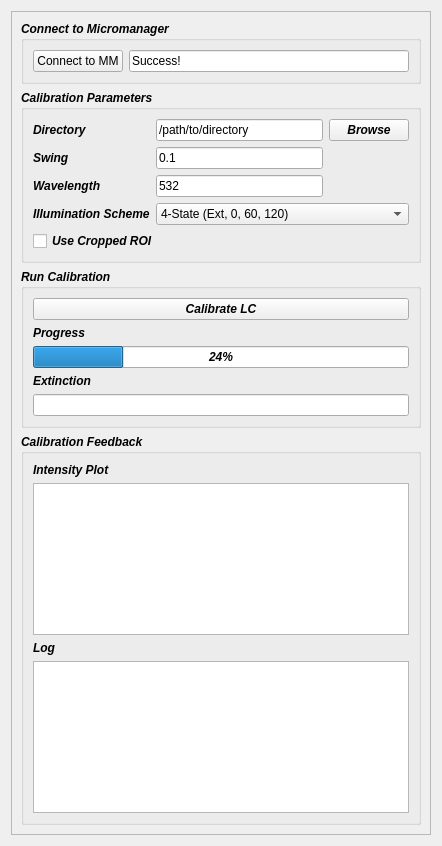
<?xml version="1.0" encoding="UTF-8"?>
<ui version="4.0">
 <class>Form</class>
 <widget class="QWidget" name="Form">
  <property name="geometry">
   <rect>
    <x>0</x>
    <y>0</y>
    <width>442</width>
    <height>846</height>
   </rect>
  </property>
  <property name="windowTitle">
   <string>Form</string>
  </property>
  <layout class="QVBoxLayout" name="verticalLayout_3">
   <item>
    <widget class="QScrollArea" name="scrollArea">
     <property name="widgetResizable">
      <bool>true</bool>
     </property>
     <widget class="QWidget" name="scrollAreaWidgetContents">
      <property name="geometry">
       <rect>
        <x>0</x>
        <y>0</y>
        <width>416</width>
        <height>820</height>
       </rect>
      </property>
      <layout class="QGridLayout" name="gridLayout">
       <item row="3" column="0">
        <widget class="QGroupBox" name="calib_params">
         <property name="font">
          <font>
           <weight>75</weight>
           <italic>true</italic>
           <bold>true</bold>
          </font>
         </property>
         <property name="title">
          <string>Calibration Parameters</string>
         </property>
         <layout class="QGridLayout" name="gridLayout_2">
          <item row="0" column="0">
           <widget class="QLabel" name="label_dir">
            <property name="text">
             <string>Directory</string>
            </property>
           </widget>
          </item>
          <item row="2" column="0">
           <widget class="QLabel" name="label_swing">
            <property name="text">
             <string>Swing</string>
            </property>
           </widget>
          </item>
          <item row="3" column="0">
           <widget class="QLabel" name="label_wavelength">
            <property name="text">
             <string>Wavelength</string>
            </property>
           </widget>
          </item>
          <item row="4" column="0">
           <widget class="QLabel" name="label_scheme">
            <property name="text">
             <string>Illumination Scheme</string>
            </property>
           </widget>
          </item>
          <item row="5" column="0" colspan="2">
           <widget class="QCheckBox" name="chb_use_roi">
            <property name="text">
             <string>Use Cropped ROI</string>
            </property>
           </widget>
          </item>
          <item row="3" column="1">
           <widget class="QLineEdit" name="lineEdit">
            <property name="font">
             <font>
              <weight>50</weight>
              <italic>false</italic>
              <bold>false</bold>
             </font>
            </property>
            <property name="text">
             <string>532</string>
            </property>
           </widget>
          </item>
          <item row="0" column="1">
           <widget class="QLineEdit" name="le_directory">
            <property name="font">
             <font>
              <weight>50</weight>
              <italic>false</italic>
              <bold>false</bold>
             </font>
            </property>
            <property name="text">
             <string>/path/to/directory</string>
            </property>
           </widget>
          </item>
          <item row="0" column="2">
           <widget class="QPushButton" name="qbutton_browse">
            <property name="autoFillBackground">
             <bool>false</bool>
            </property>
            <property name="text">
             <string>Browse</string>
            </property>
            <property name="checkable">
             <bool>false</bool>
            </property>
            <property name="default">
             <bool>false</bool>
            </property>
           </widget>
          </item>
          <item row="2" column="1">
           <widget class="QLineEdit" name="le_swing">
            <property name="font">
             <font>
              <weight>50</weight>
              <italic>false</italic>
              <bold>false</bold>
             </font>
            </property>
            <property name="text">
             <string>0.1</string>
            </property>
           </widget>
          </item>
          <item row="4" column="1" colspan="2">
           <widget class="QComboBox" name="cb_calib_scheme">
            <property name="font">
             <font>
              <weight>50</weight>
              <italic>false</italic>
              <bold>false</bold>
             </font>
            </property>
            <item>
             <property name="text">
              <string>4-State (Ext, 0, 60, 120)</string>
             </property>
            </item>
            <item>
             <property name="text">
              <string>5-State (Ext, 0, 45, 90, 135)</string>
             </property>
            </item>
           </widget>
          </item>
         </layout>
        </widget>
       </item>
       <item row="5" column="0">
        <widget class="QGroupBox" name="calib_feedback">
         <property name="font">
          <font>
           <weight>75</weight>
           <italic>true</italic>
           <bold>true</bold>
          </font>
         </property>
         <property name="title">
          <string>Calibration Feedback</string>
         </property>
         <layout class="QVBoxLayout" name="verticalLayout">
          <item>
           <widget class="QLabel" name="label_inten_plot">
            <property name="text">
             <string>Intensity Plot</string>
            </property>
           </widget>
          </item>
          <item>
           <widget class="QGraphicsView" name="graph_plot_window"/>
          </item>
          <item>
           <widget class="QLabel" name="label_log">
            <property name="text">
             <string>Log</string>
            </property>
           </widget>
          </item>
          <item>
           <widget class="QGraphicsView" name="graph_log"/>
          </item>
         </layout>
        </widget>
       </item>
       <item row="4" column="0">
        <widget class="QGroupBox" name="run_calib">
         <property name="font">
          <font>
           <weight>75</weight>
           <italic>true</italic>
           <bold>true</bold>
          </font>
         </property>
         <property name="title">
          <string>Run Calibration</string>
         </property>
         <layout class="QVBoxLayout" name="verticalLayout_2">
          <item>
           <widget class="QPushButton" name="qbutton_calibrate">
            <property name="sizePolicy">
             <sizepolicy hsizetype="Minimum" vsizetype="Fixed">
              <horstretch>0</horstretch>
              <verstretch>0</verstretch>
             </sizepolicy>
            </property>
            <property name="text">
             <string>Calibrate LC</string>
            </property>
            <property name="autoDefault">
             <bool>false</bool>
            </property>
           </widget>
          </item>
          <item>
           <widget class="QLabel" name="label_progress">
            <property name="text">
             <string>Progress</string>
            </property>
           </widget>
          </item>
          <item>
           <widget class="QProgressBar" name="progress_bar">
            <property name="value">
             <number>24</number>
            </property>
           </widget>
          </item>
          <item>
           <widget class="QLabel" name="label_extinction">
            <property name="text">
             <string>Extinction</string>
            </property>
           </widget>
          </item>
          <item>
           <widget class="QLineEdit" name="le_extinction">
            <property name="sizePolicy">
             <sizepolicy hsizetype="Minimum" vsizetype="Fixed">
              <horstretch>0</horstretch>
              <verstretch>0</verstretch>
             </sizepolicy>
            </property>
            <property name="readOnly">
             <bool>true</bool>
            </property>
           </widget>
          </item>
         </layout>
        </widget>
       </item>
       <item row="0" column="0" rowspan="3">
        <widget class="QGroupBox" name="connect_to_micromanager">
         <property name="font">
          <font>
           <weight>75</weight>
           <italic>true</italic>
           <bold>true</bold>
          </font>
         </property>
         <property name="title">
          <string>Connect to Micromanager</string>
         </property>
         <layout class="QHBoxLayout" name="horizontalLayout">
          <item>
           <widget class="QPushButton" name="qbutton_mm_connect">
            <property name="font">
             <font>
              <weight>50</weight>
              <italic>false</italic>
              <bold>false</bold>
             </font>
            </property>
            <property name="text">
             <string>Connect to MM</string>
            </property>
           </widget>
          </item>
          <item>
           <widget class="QLineEdit" name="le_mm_status">
            <property name="font">
             <font>
              <weight>50</weight>
              <italic>false</italic>
              <bold>false</bold>
             </font>
            </property>
            <property name="text">
             <string>Success!</string>
            </property>
           </widget>
          </item>
         </layout>
        </widget>
       </item>
      </layout>
     </widget>
    </widget>
   </item>
  </layout>
 </widget>
 <resources/>
 <connections/>
</ui>
